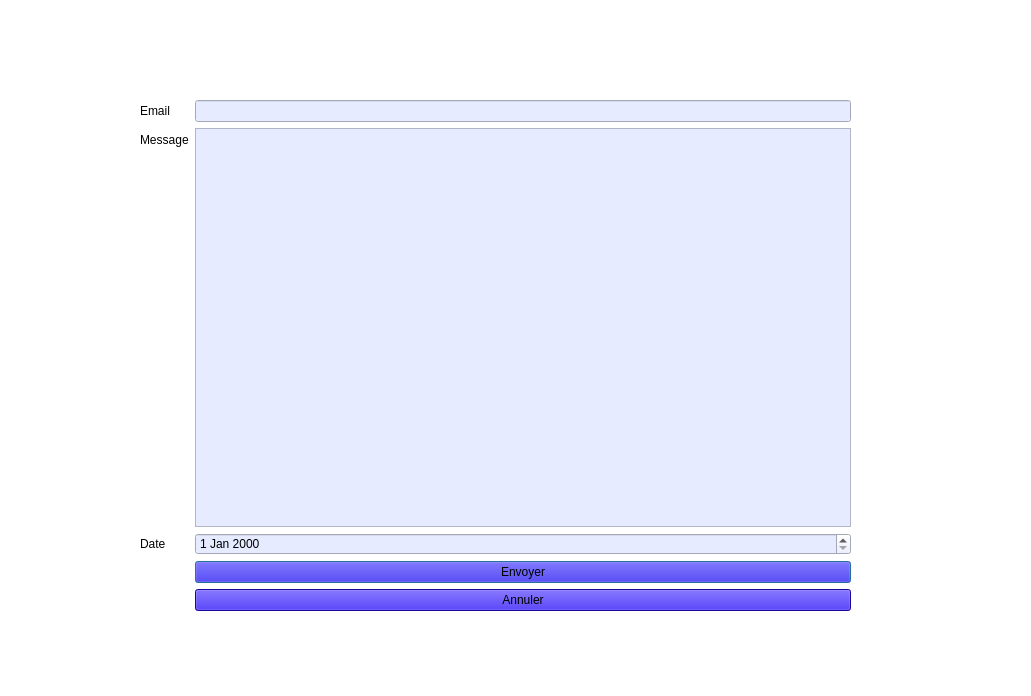
<?xml version="1.0" encoding="UTF-8"?>
<ui version="4.0">
 <class>EmailDialog</class>
 <widget class="QDialog" name="EmailDialog">
  <property name="geometry">
   <rect>
    <x>0</x>
    <y>0</y>
    <width>1031</width>
    <height>696</height>
   </rect>
  </property>
  <property name="windowTitle">
   <string>Dialog</string>
  </property>
  <property name="styleSheet">
   <string notr="true">background-color: rgb(255, 255, 255);</string>
  </property>
  <widget class="QWidget" name="formLayoutWidget">
   <property name="geometry">
    <rect>
     <x>140</x>
     <y>100</y>
     <width>711</width>
     <height>511</height>
    </rect>
   </property>
   <layout class="QFormLayout" name="formLayout">
    <item row="0" column="0">
     <widget class="QLabel" name="label">
      <property name="styleSheet">
       <string notr="true">color: rgb(0, 0, 0);</string>
      </property>
      <property name="text">
       <string>Email</string>
      </property>
     </widget>
    </item>
    <item row="1" column="0">
     <widget class="QLabel" name="label_2">
      <property name="styleSheet">
       <string notr="true">color: rgb(0, 0, 0);</string>
      </property>
      <property name="text">
       <string>Message</string>
      </property>
     </widget>
    </item>
    <item row="0" column="1">
     <widget class="QLineEdit" name="lineEdit_email">
      <property name="styleSheet">
       <string notr="true">background-color: rgb(230, 235, 255);
color: rgb(0, 0, 0);</string>
      </property>
     </widget>
    </item>
    <item row="1" column="1">
     <widget class="QTextEdit" name="textEdit_message">
      <property name="styleSheet">
       <string notr="true">background-color: rgb(230, 235, 255);

color: rgb(0, 0, 0);</string>
      </property>
     </widget>
    </item>
    <item row="4" column="1">
     <widget class="QPushButton" name="btn_envoyer">
      <property name="styleSheet">
       <string notr="true">color: rgb(0, 0, 0);
background-color: rgb(34, 10, 213);

</string>
      </property>
      <property name="text">
       <string>Envoyer</string>
      </property>
     </widget>
    </item>
    <item row="3" column="0">
     <widget class="QLabel" name="label_3">
      <property name="styleSheet">
       <string notr="true">color: rgb(0, 0, 0);</string>
      </property>
      <property name="text">
       <string>Date</string>
      </property>
     </widget>
    </item>
    <item row="3" column="1">
     <widget class="QDateEdit" name="dateEdit_dateExamen">
      <property name="styleSheet">
       <string notr="true">color: rgb(0, 0, 0);
background-color: rgb(230, 235, 255);</string>
      </property>
     </widget>
    </item>
    <item row="5" column="1">
     <widget class="QPushButton" name="btn_annuler">
      <property name="styleSheet">
       <string notr="true">color: rgb(0, 0, 0);
background-color: rgb(34, 10, 213);
</string>
      </property>
      <property name="text">
       <string>Annuler</string>
      </property>
     </widget>
    </item>
   </layout>
  </widget>
 </widget>
 <resources/>
 <connections/>
</ui>
